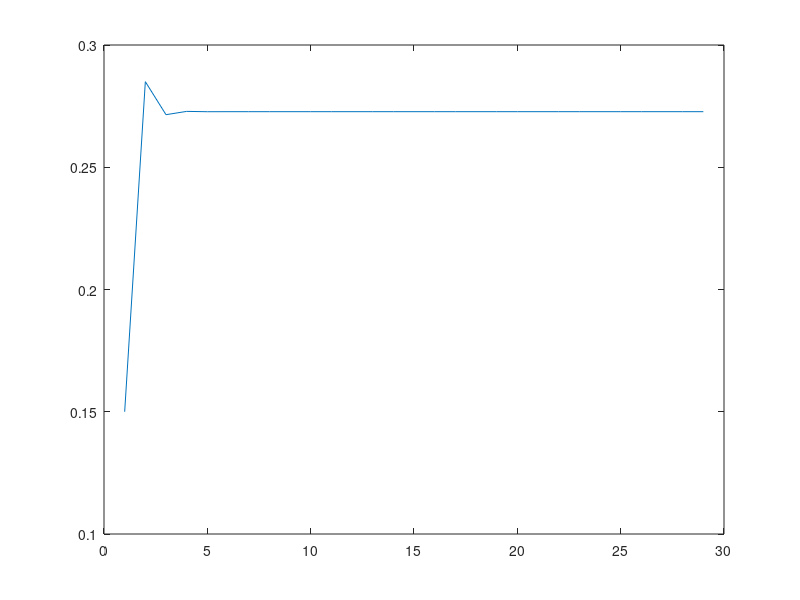

The MATLAB script that drew this image:
%%                              1a


T = [0.7 0.3; 0.8 0.2]';
x0  = [1 0]';

prob = T^2*x0;
fprintf("Probabildade pedida é %.5f\n", prob(1))

%%                               b

x0  = [0 1]';
prob = T^2*x0;
fprintf("Probabildade pedida é %.5f\n", prob(2))

%%                               c

x0 = [1 0]';
prob = T^29*x0;
fprintf("Probabildade pedida é %.5f\n", prob(1))

%%                                 d
x0 = [0.85, 0.15]';

res(1) = 0.15;
for i=2:29
    x0 = T*x0;
    res(i) = x0(2);
end

plot(1:29, res)